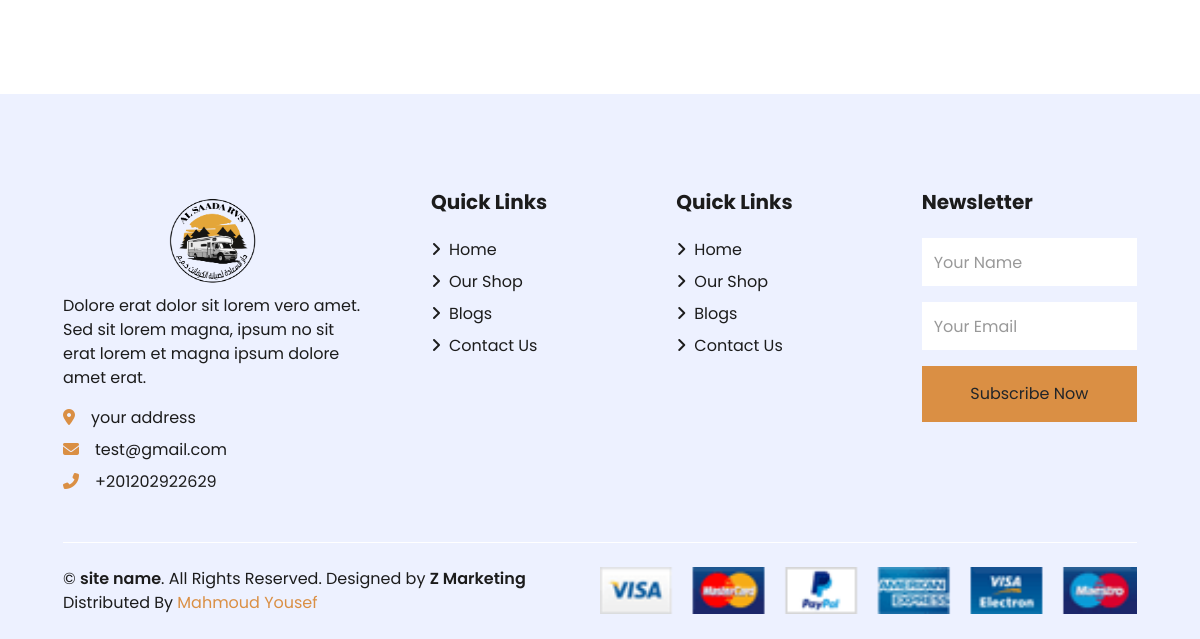
Before: /products/ (lower part) with the older database file.
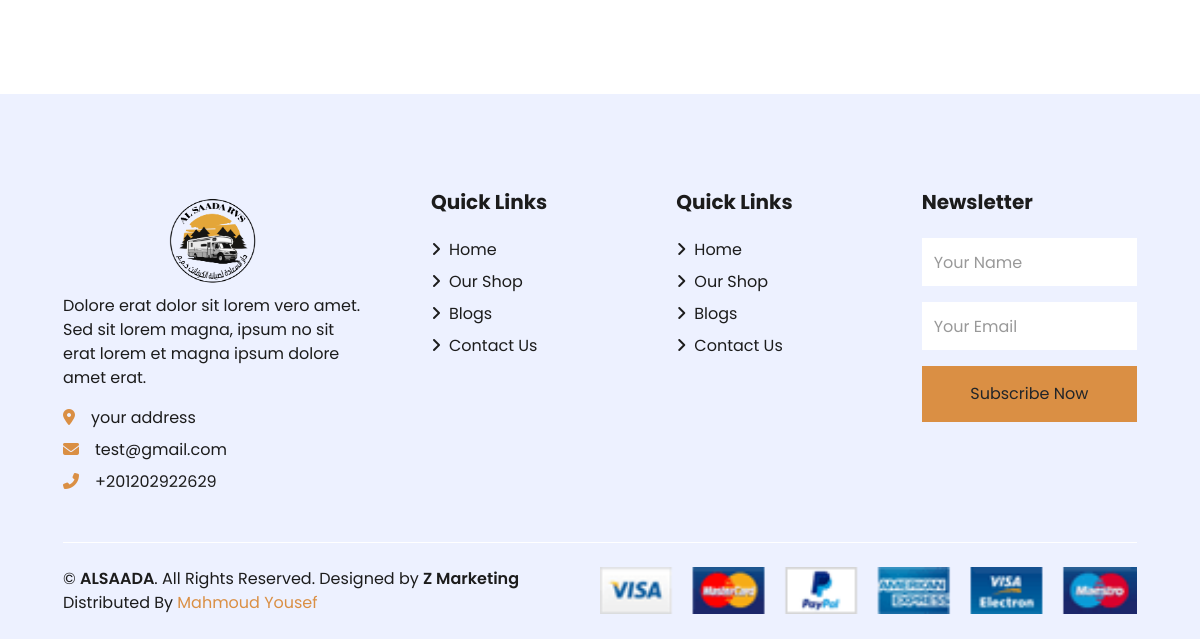
After: the same page with the newer database file.
### settings/models.py (models this page shows, shortened)
class Settings(models.Model):
    site_name = models.CharField( max_length=50)
    logo = models.ImageField( upload_to='setting/')
    phone = models.CharField( max_length=30)
    email = models.EmailField( max_length=254)
    description = models.TextField(max_length=1000)
    fb_link = models.URLField( max_length=200)
    twitter_link = models.URLField( max_length=200)
    instagram_link = models.URLField( max_length=200)
    address = models.CharField( max_length=50)
    get_in_touch = models.TextField(max_length=1000)
    class Meta:
        verbose_name = ("Settings")
        verbose_name_plural = ("Settings")

### products/views.py (the view)
# urls.py: path('', product_list ,name = 'product_list'),
def product_list(request, subcategory_id=None, tag_slug=None):
    categories = None
    tags = None
    if subcategory_id is not None:
        categories = get_object_or_404(Subcategory, id=subcategory_id)
        products = Product.objects.filter(subcategory=categories, is_available=True)
    elif tag_slug is not None:
        tags = get_object_or_404(Tag, slug=tag_slug)
        products = Product.objects.filter(tags=tags, is_available=True)
    else:
        products = Product.objects.filter(is_available=True)
    product_filter = ProductFilter(request.GET, queryset=products)
    filtered_products = product_filter.qs
    paginator = Paginator(filtered_products, 6)
    page = request.GET.get('page')
    paged_product = paginator.get_page(page)
    product_count = filtered_products.count()
    context = {
        'products': paged_product,
        'filter': product_filter,  # Pass the filter to the context
        'product_count': product_count,
        'subcategory_id':subcategory_id
    }
    return render(request, 'products/product_list.html', context)

### accounts/favourite_context.py (called while the page is built, shortened)
def counter(request):
    product_count = 0
    return dict(product_counter=product_count)

### carts/cart_context.py (called while the page is built)
def cart_count(request):
    cart_counter = 0
    if 'admin' in request.path:
        return{}
    else:
        try:
            cart = Cart.objects.filter(cart_id=_cart_id(request))
            if request.user.is_authenticated:
                cart_items = CartItem.objects.all().filter(user=request.user)
            else:
                cart_items = CartItem.objects.all().filter(cart=cart[:1])
            for cart_item in cart_items:
                cart_counter += cart_item.quantity
        except Cart.DoesNotExist :
            cart_counter = 0
    return dict(cart_counter=cart_counter)

### carts/views.py (called while the page is built)
def _cart_id(request):
    cart = request.session.session_key
    if not cart:
        cart = request.session.create()
    return cart

### products/models.py (called while the page is built)
    def avr_review(self):
        reviews = ReviewRating.objects.filter(product=self , status=True).aggregate(average=Avg('rating'))
        avg =0
        if reviews['average'] is not None:
            avg = float(reviews['average'])
        return avg

    def get_absolute_url(self):
        return reverse("product_detail", args=[self.subcategory.id,self.slug])

### products/templates/products/product_list.html (shortened to what the changed rows need)
{% extends "base.html" %}
{% load bootstrap4 %}
{% load static %}

### templates/base.html (shortened to what the changed rows need)
{% load static %}
<!DOCTYPE HTML>
<html lang="en">
<head>
    <link href="https://cdnjs.cloudflare.com/ajax/libs/font-awesome/5.10.0/css/all.min.css" rel="stylesheet">
    <link href="{% static 'lib/owlcarousel/assets/owl.carousel.min.css'%}" rel="stylesheet">
    <link href="{% static 'css/all.min.css'%}" rel="stylesheet">
    <link href="{% static 'css/style.css'%}" rel="stylesheet">
    <link href="{% static 'css/custom.css'%}" rel="stylesheet">
</head>
<body>
    <div class="container-fluid bg-secondary text-dark mt-5 pt-5">
        <div class="row px-xl-5 pt-5">
            <div class="col-lg-4 col-md-12 mb-5 pr-3 pr-xl-5">
                <a href="/" class="text-decoration-none">
                    <h1 class="mb-1 text-center display-5 font-weight-semi-bold">
                        <img src="{{about_site.logo.url}}" width="100px" height="100px" alt="Logo">
                    </h1>
                </a>
                <p>{{about_site.description}}</p>
                <p class="mb-2"><i class="fa fa-map-marker-alt text-primary mr-3"></i>{{about_site.address}}</p>
                <p class="mb-2"><i class="fa fa-envelope text-primary mr-3"></i>{{about_site.email}}</p>
                <p class="mb-0"><i class="fa fa-phone-alt text-primary mr-3"></i>{{about_site.phone}}</p>
            </div>
        </div>
        <div class="row border-top border-light mx-xl-5 py-4">
            <div class="col-md-6 px-xl-0">
                <p class="mb-md-0 text-center text-md-left text-dark">
                    &copy; <a class="text-dark font-weight-semi-bold" href="/">{{about_site.site_name}}</a>. All Rights
                    Reserved.
                    Designed
                    by
                    <a class="text-dark font-weight-semi-bold" href="https://zmarketings.com">Z Marketing</a><br>
                    Distributed By <a href="https://mmyousef.pythonanywhere.com/" target="_blank">Mahmoud Yousef</a>
                </p>
            </div>
        </div>
    </div>
</body>
</html>

Changed rows visible on the page:
changed Settings "your address": site_name "site name" → "ALSAADA"
